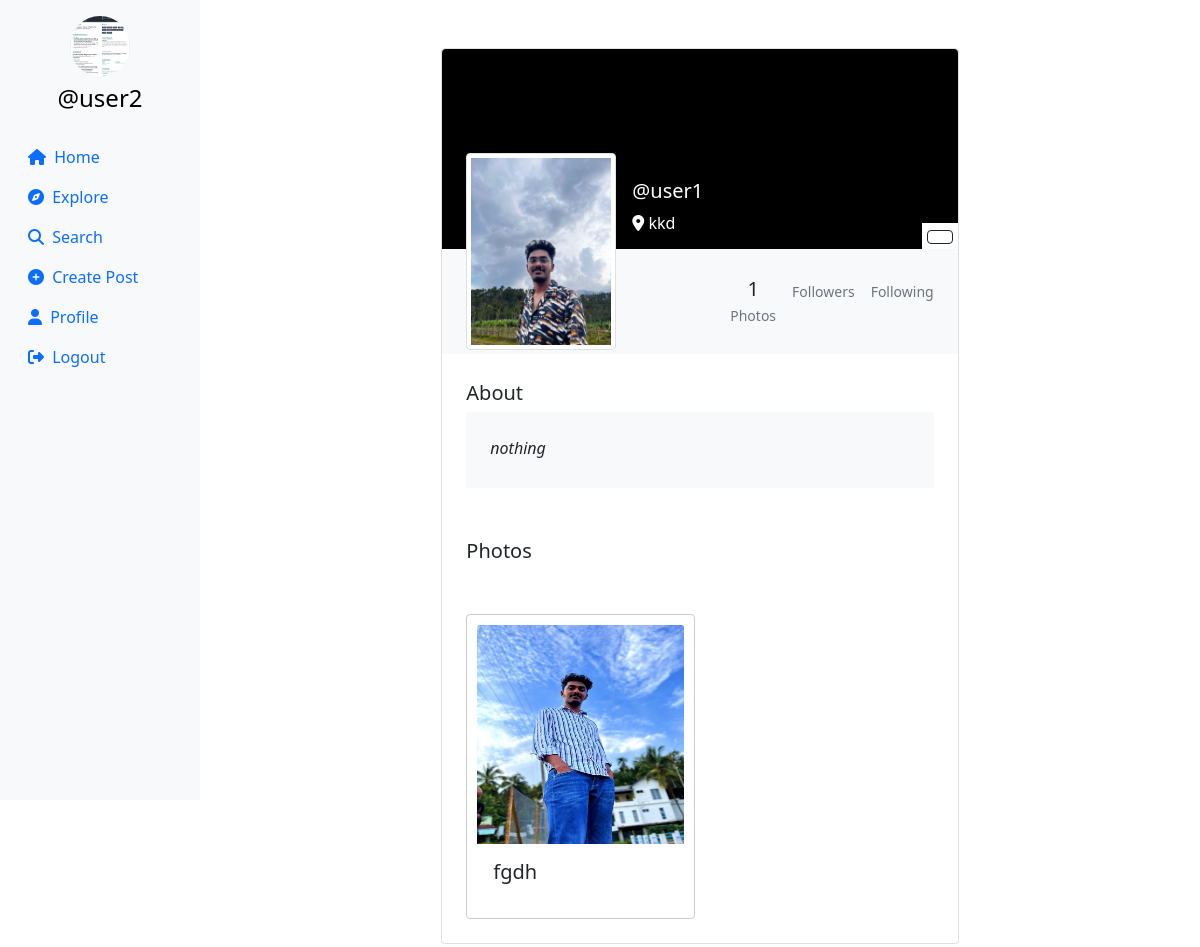
/profile/user1 (signed in), run on the app's committed database.
### socialapp/models.py (models this page shows, shortened)
class Profile(models.Model):
     user = models.ForeignKey(User, on_delete=models.CASCADE)
     id_user = models.IntegerField(primary_key=True, default=0)
     bio = models.TextField(blank=True, default='')
     profileimg = models.ImageField(upload_to='profile_images', default='')
     location = models.CharField(max_length=100, blank=True, default='')

class Post(models.Model):
    id=models.UUIDField(primary_key=True,default=uuid.uuid4)
    user=models.CharField(max_length=100)
    image=models.ImageField(upload_to='post_image',blank=False, null=False)
    caption=models.TextField()
    created_at=models.DateTimeField(default=datetime.now)
    no_of_likes=models.IntegerField(default=0)

### socialapp/views.py (the view, shortened to what this page needs)
# urls.py: path('profile/<str:id_user>',views.profile,name='profile'),
@login_required(login_url='/loginn')
def profile(request,id_user):
    user_object=User.objects.get(username=id_user)
    profile=Profile.objects.get(user=request.user)
    user_profile=Profile.objects.get(user=user_object)
    user_post=Post.objects.filter(user=id_user).order_by('-created_at')
    user_post_length=len(user_post)
    context={
        'user_object':user_object,
        'user_profile':user_profile,
        "user_post":user_post,
        'user_post_length':user_post_length,
        'profile':profile
    }
    return render(request,'profile.html',context)

### templates/profile.html (shortened to what this page needs)
{% load static %}
<!DOCTYPE html>
<html lang="en">
<head>
    <link rel="stylesheet" href="https://maxcdn.bootstrapcdn.com/bootstrap/4.5.2/css/bootstrap.min.css">
    <link href="https://cdn.jsdelivr.net/npm/bootstrap@5.0.2/dist/css/bootstrap.min.css" rel="stylesheet"
>
    <link rel="stylesheet" href="{% static 'css/app.css' %}">
</head>
<body>
    {% load static %}
    <div class="container-fluid">
        <div class="row">
            <nav class="col-md-2 d-none d-md-block sidebar" style="position: fixed;">
                <div class="text-center mt-3">
                    {% if profile.profileimg %}
        <img src="{{ profile.profileimg.url }}" alt="Profile Picture" class="profile-pic">
    {% else %}
        <img src="{% static 'path/to/placeholder/image.jpg' %}" alt="Default Profile Picture" class="profile-pic">
    {% endif %}
                    <h4 class="mt-2"><a href="/profile/{{user}}" style="text-decoration:none;">@{{user}}</a></h4>
                </div>
                <ul class="nav flex-column mt-4">
                    <li class="nav-item">
                        <a class="nav-link active" href="/">
                            <i class="fa-solid fa-house mr-1"></i> Home
                        </a>
                    </li>
                    <li class="nav-item">
                        <a class="nav-link" href="/explore">
                            <i class="fa-solid fa-compass mr-1"></i> Explore
                        </a>
                    </li>
                    <li class="nav-item">
                        <a class="nav-link" href="#" data-bs-toggle="modal" data-bs-target="#exampleModal3">
                            <i class="fa-solid fa-magnifying-glass mr-1"></i> Search
                        </a>
                    </li>
                    <li class="nav-item">
                        <a class="nav-link" href="#" data-bs-toggle="modal" data-bs-target="#exampleModal2"
                            data-bs-whatever="@getbootstrap">
                            <i class="fa-solid fa-circle-plus mr-1"></i> Create Post
                        </a>
                    </li>
                    <li class="nav-item">
                        <a class="nav-link" href="/profile/{{user}}">
                            <i class="fa-solid fa-user mr-1"></i> Profile
                        </a>
                    </li>
                    <li class="nav-item">
                        <a class="nav-link" href="/logoutt">
                            <i class="fa-solid fa-right-from-bracket mr-1"></i> Logout
                        </a>
                    </li>
                </ul>
            </nav>
            {% load static %}
            <main role="main" class="col-md-9 ml-sm-auto col-lg-10 px-md-4">
                <section class="gradient-custom-2">
                    <div class="container py-5">
                        <div class="row d-flex justify-content-center align-items-center h-100">
                            <div class="col col-lg-9 col-xl-7">
                                <div class="card">
                                    <div class="rounded-top text-white d-flex flex-row"
                                        style="background:black; height:200px;">
                                        <div class="ms-4  d-flex flex-column" style="width: 150px; margin-top:5rem;">
                                            {% if user_profile.profileimg %}
                                            <img src="{{ user_profile.profileimg.url }}" alt="Profile Image" class="img-fluid img-thumbnail mt-4 mb-2" style="width: 150px; z-index: 1">
                                        {% else %}
                                            <p>No profile image available</p>
                                        {% endif %}
                                        </div>
                                        <div class="ms-3" style="margin-top: 130px;">
                                            <h5>@{{user_profile.user}}</h5>
                                            <p><i class="fa-solid fa-location-dot"></i> {{user_profile.location}}</p>
                                        </div>
                                        <div style="margin-inline-start: auto; margin-top: auto;background:white;">
                                        <form action="/follow" method="POST">
                                            {% csrf_token %}  {% if user != user_profile.user %}
                                            <button type="submit" class="btn btn-outline-dark"
                                                data-mdb-ripple-color="dark" style="z-index: 1; margin: 5px;"
                                                data-bs-toggle="modal" data-bs-target="#exampleModal1"
                                                data-bs-whatever="@getbootstrap">
                                            </button>
                                            {% endif %}
</form>
                                        </div>
                                    </div>
                                    <div class="p-4 text-black" style="background-color: #f8f9fa;">
                                        <div class="d-flex justify-content-end text-center py-1">
                                            <div>
                                                <p class="mb-1 h5">{{user_post_length}}</p>
                                                <p class="small text-muted mb-0">Photos</p>
                                            </div>
                                            <div class="px-3">
                                                <p class="small text-muted mb-0">Followers</p>
                                            </div>
                                            <div>
                                                <p class="small text-muted mb-0">Following</p>
                                            </div>
                                        </div>
                                    </div>
                                    <div class="card-body p-4 text-black">
                                        <div class="mb-5">
                                            <p class="lead fw-normal mb-1">About</p>
                                            <div class="p-4" style="background-color: #f8f9fa;">
                                                <p class="font-italic mb-1">{{user_profile.bio}}</p>
                                            </div>
                                        </div>
                                        <div class="mb-5">
                                            <p class="lead fw-normal mb-1">Photos</p>
                                        </div>
                                        <div class="image-grid">
                                            {% for pos in user_post %}
                                            <div class="card image-item">
                                                <img src="{{pos.image.url}}" class="card-img-top" alt="..."
                                                    style="width: 219px;height: 219px;">
                                                <div class="card-body">
                                                    <h5 class="card-title">{{pos.caption}}</h5>
                                                </div>
                                            </div>
                                            {% endfor %}
                                        </div>
                                    </div>
                                </div>
                            </div>
                        </div>
                    </div>
                </section>
            </main>
        </div>
    </div>
</body>
</html>

### static/css/app.css (style rules this page uses)
.sidebar { background-color: #f8f9fa; height: 100vh; color: black; }
.profile-pic { width: 60px; height: 60px; border-radius: 50%; object-fit: cover; }
a { color: black; }

### templates/profile.html (style rules this page uses)
.sidebar { background-color: #f8f9fa; height: 100vh; color: black; }
.profile-pic { width: 60px; height: 60px; border-radius: 50%; object-fit: cover; }
a { color: black; }
.image-grid { display: grid; grid-template-columns: repeat(auto-fill, minmax(200px, 1fr)); gap: 10px; }
.image-item { border: 1px solid #ccc; padding: 10px; }
.image-item img { max-width: 100%; height: auto; }

### data on the page
Profile: profileimg (picture)
Profile: profileimg (picture), user "user1", location "kkd", bio "nothing"
Post: image (picture), caption "fgdh"

### other printed values
{{ user }} "user2"
{{ user_post_length }} "1"
